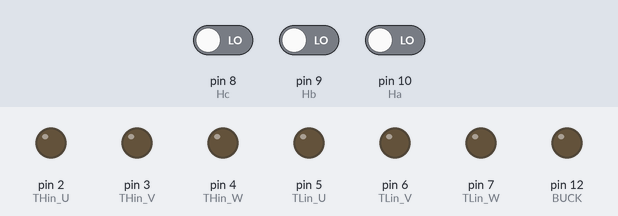
A program run on a simulated Arduino Mega 2560, built with avr-gcc and run on an emulated ATmega2560. Parts: output pins drawn as LEDs (lit = HIGH). The test bench sets the inputs (shaded band); at power-on: pin 8 (Hc) LOW, pin 9 (Hb) LOW, pin 10 (Ha) LOW.

Above: at 1.2 s.
1.3 s: pin 8 (Hc) driven HIGH
At 1.6 s:
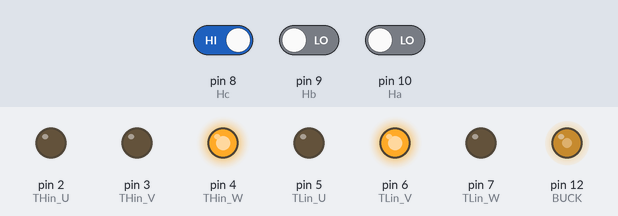
2.8 s: pin 9 (Hb) driven HIGH
At 3.9 s:
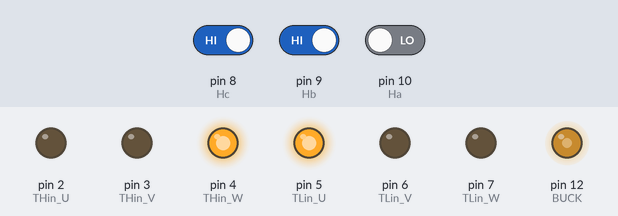
4.3 s: pin 10 (Ha) driven HIGH
At 5.1 s:
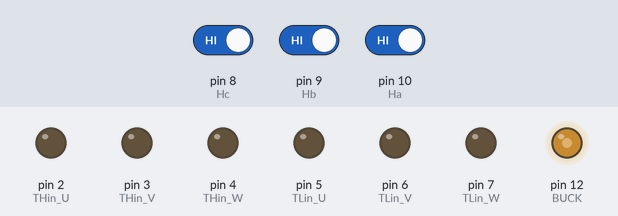
5.8 s: pin 8 (Hc) driven LOW
At 6.2 s:
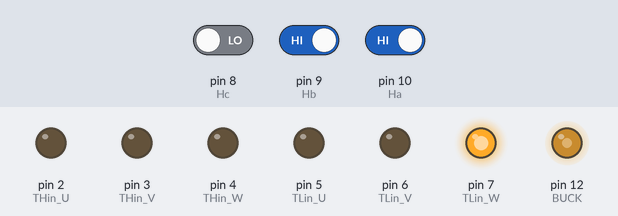
7.3 s: pin 9 (Hb) driven LOW
At 8.5 s:
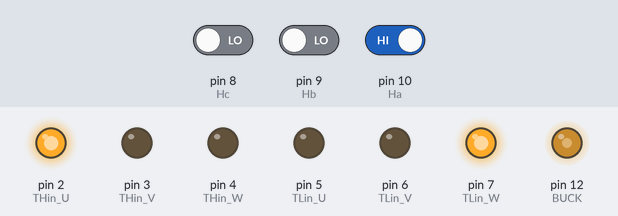
8.8 s: pin 8 (Hc) driven HIGH
At 9.7 s:
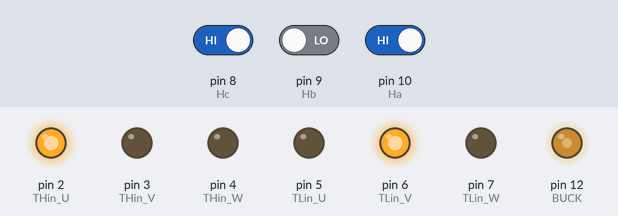
Timing chart, 0 to 11.3 s (numbered marks = the images above; inputs shaded):
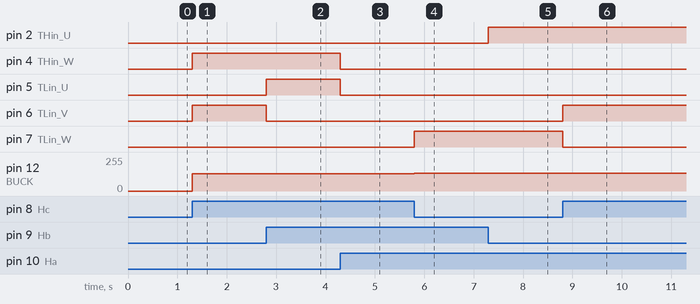

Measured:
- after the input at 1.3 s, pin 4 (THin_W), pin 6 (TLin_V): LOW → HIGH at once; pin 12 (BUCK): 0/255 → 129/255 at once
- after the input at 2.8 s, pin 5 (TLin_U): LOW → HIGH at once; pin 6 (TLin_V): HIGH → LOW at once; pin 12 (BUCK): 129/255 → 130/255 at once
- after the input at 4.3 s, pin 4 (THin_W), pin 5 (TLin_U): HIGH → LOW at once; pin 12 (BUCK): 130/255 → 131/255 at once
- after the input at 5.8 s, pin 7 (TLin_W): LOW → HIGH at once; pin 12 (BUCK): 131/255 → 132/255 at once
- after the input at 7.3 s, pin 2 (THin_U): LOW → HIGH at once; pin 12 (BUCK): 132/255 → 133/255 at once
- after the input at 8.8 s, pin 6 (TLin_V): LOW → HIGH at once; pin 7 (TLin_W): HIGH → LOW at once; pin 12 (BUCK): 133/255 → 134/255 at once

The program:

main.cpp
```cpp
#include <Arduino.h>

#define Ha 10
#define Hb 9
#define Hc 8

#define TLin_U 5
#define TLin_V 6
#define TLin_W 7

#define THin_U 2
#define THin_V 3
#define THin_W 4
#define BUCK 12

bool a, b, c;

bool kl_U, kh_U, kl_V, kh_V, kl_W, kh_W;

long timestamp;

int alpha = 128;  // Valeur initiale du rapport cyclique du buck (entre 0 et 255)
double vitesse_consigne = 3000;  // Vitesse de consigne en RPM (ajustez cette valeur selon vos besoins)

bool lasta, lastb, lastc;
int i = 0;
double moyenne = 0;  // Vitesse moyenne (RPM)
long dernierDelai = 0;

void setup() {
    // put your setup code here, to run once:
    Serial.begin(2000000);
    pinMode(Ha, INPUT);
    pinMode(Hb, INPUT);
    pinMode(Hc, INPUT);
    pinMode(BUCK, OUTPUT);

    pinMode(TLin_U, OUTPUT);
    pinMode(TLin_V, OUTPUT);
    pinMode(TLin_W, OUTPUT);

    pinMode(THin_U, OUTPUT);
    pinMode(THin_V, OUTPUT);
    pinMode(THin_W, OUTPUT);

    timestamp = micros();
}

void loop() {
    long begintimestamp = micros();

    // Lire les capteurs Hall
    a = digitalRead(Ha);
    b = digitalRead(Hb);
    c = digitalRead(Hc);

    // Logique des phases du moteur
    kl_U = not(a) and b;
    kh_U = a and not(b);

    kl_V = not(b) and c;
    kh_V = b and not(b);

    kl_W = not(c) and a;
    kh_W = not(a) and c;

    digitalWrite(THin_U, kh_U);
    digitalWrite(TLin_U, kl_U);

    digitalWrite(THin_V, kh_V);
    digitalWrite(TLin_V, kl_V);

    digitalWrite(THin_W, kh_W);
    digitalWrite(TLin_W, kl_W);

    // Calcul de la vitesse
    if (lasta != a || lastb != b || lastc != c) {
        lasta = a;
        lastb = b;
        lastc = c;

        double delai = (begintimestamp - timestamp);  // Calcul du délai en microsecondes
        if (delai > 0) {
            moyenne = (moyenne * 99 + 2500000.0 / delai) / 100.0;  // Calcul de la vitesse moyenne (RPM)
        }

        // Asservissement de la vitesse
        if (moyenne < vitesse_consigne) {
            // Si la vitesse est trop faible, augmenter le rapport cyclique
            alpha = min(alpha + 1, 255);  // Limiter à 255 (maximum PWM)
        } else if (moyenne > vitesse_consigne) {
            // Si la vitesse est trop grande, diminuer le rapport cyclique
            alpha = max(alpha - 1, 0);  // Limiter à 0 (minimum PWM)
        }

        // Appliquer la commande PWM au BUCK
        analogWrite(BUCK, alpha);

        if (i++ >= 50) {
            // Afficher les informations de débogage toutes les 50 itérations
            Serial.print(0);  // échelle de dessin (0 RPM min)
            Serial.print(" ");
            Serial.print(moyenne);  // Afficher la vitesse actuelle
            Serial.print(" ");
            Serial.print(10000);  // échelle de dessin (10000 RPM max)
            Serial.print(" alpha: ");
            Serial.println(alpha);  // Afficher la valeur actuelle du rapport cyclique (alpha)
            i = 0;
        }

        timestamp = begintimestamp;  // Mettre à jour le timestamp pour le prochain calcul
    }
}
```
